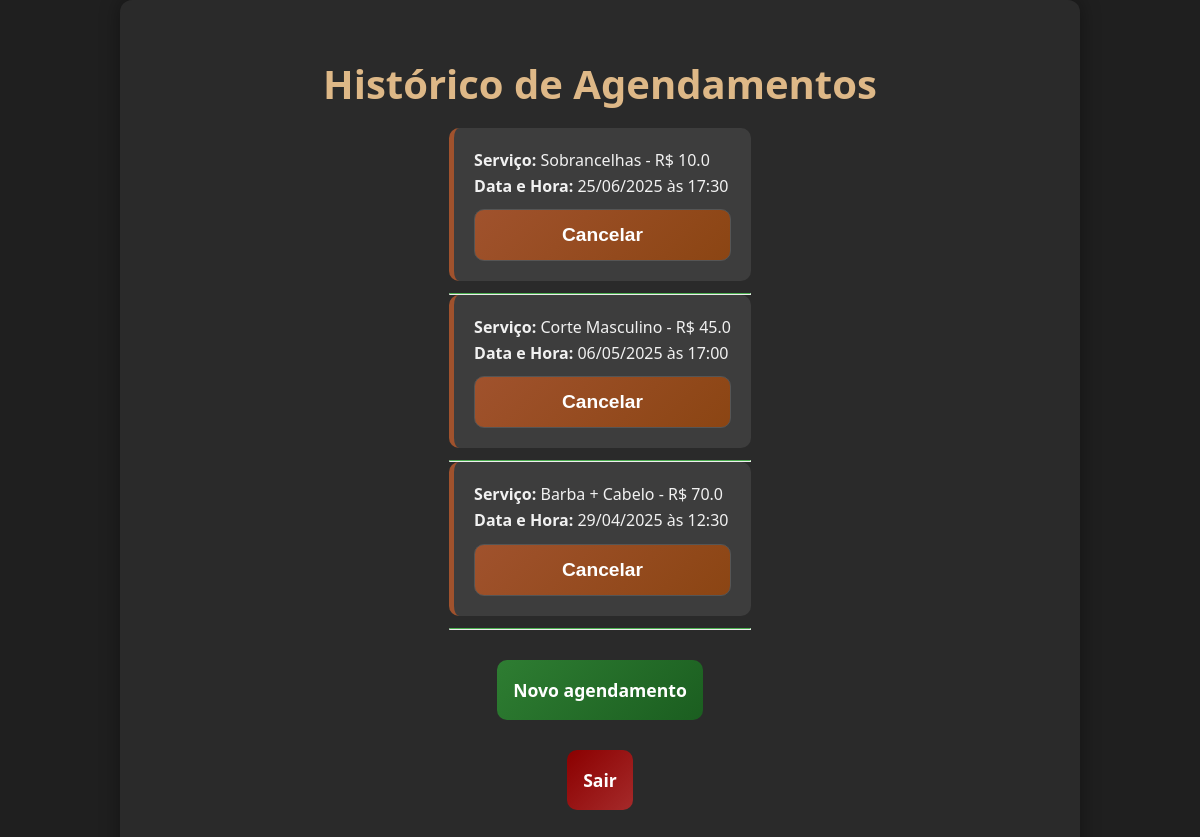
/meus-agendamentos (signed in), run on an earlier commit of the app's database.
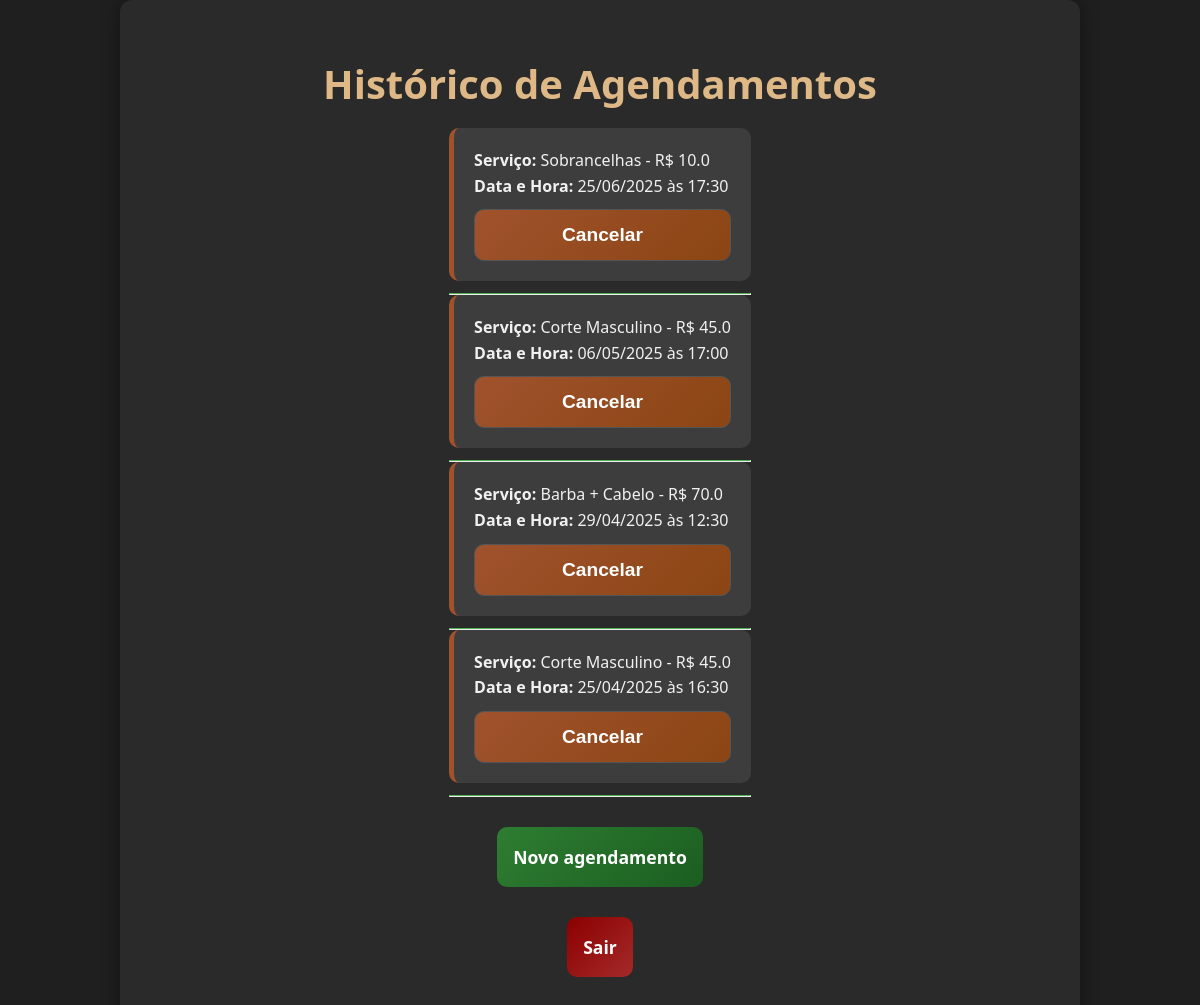
And on a later commit of the database.
### models.py (models this page shows)
class Agendamento(db.Model):
    id = db.Column(db.Integer, primary_key=True)
    cliente_id = db.Column(db.Integer, db.ForeignKey('user.id'), nullable=False)
    servico = db.Column(db.String(100), nullable=False)
    preco = db.Column(db.Float, nullable=False)
    data = db.Column(db.Date, nullable=False)
    hora = db.Column(db.Time, nullable=False)
    criado_em = db.Column(db.DateTime, default=db.func.current_timestamp())
    cliente = db.relationship('User', backref='agendamentos')

### routes/routes.py (the view)
    @app.route('/meus-agendamentos')
    @login_required
    def meus_agendamentos():
        agendamentos = Agendamento.query.filter_by(cliente_id=current_user.id).order_by(Agendamento.data.desc()).all()
        return render_template('pages/meus_agendamentos.html', agendamentos=agendamentos)

### templates/pages/meus_agendamentos.html (shortened to what this page needs)
{% extends 'base.html' %}
{% block content %}
<div class="dashboard-container">
    <h2>Histórico de Agendamentos</h2>
    {% if agendamentos %}
        <ul>
            {% for ag in agendamentos %}
                <li>
                    <p><strong>Serviço:</strong> {{ ag.servico }} - R$ {{ ag.preco }}</p>
                    <p><strong>Data e Hora:</strong> {{ ag.data.strftime('%d/%m/%Y') }} às {{ ag.hora.strftime('%H:%M') }}</p>
                    <form method="POST" action="/cancelar-agendamento" style="margin-top: 10px;">
                        <button type="submit" onclick="return confirm('Tem certeza que deseja cancelar este agendamento?');">Cancelar</button>
                    </form>
                </li>
                <hr style="border-top: 1px solid #4caf50;">
            {% endfor %}
        </ul>
    {% else %}
        <p style>Você ainda não possui agendamentos.</p>
    {% endif %}
    <p><a href="/agendar" style="background: linear-gradient(135deg, #2e7d32, #1b5e20); color: white;">Novo agendamento</a></p>
    <a href="/logout" style="color: white;">Sair</a>
</div>
{% endblock %}

What changed in the data, as far as the page shows it:
added Agendamento: servico "Corte Masculino", preco "45.0", data "25/04/2025", hora "16:30"
